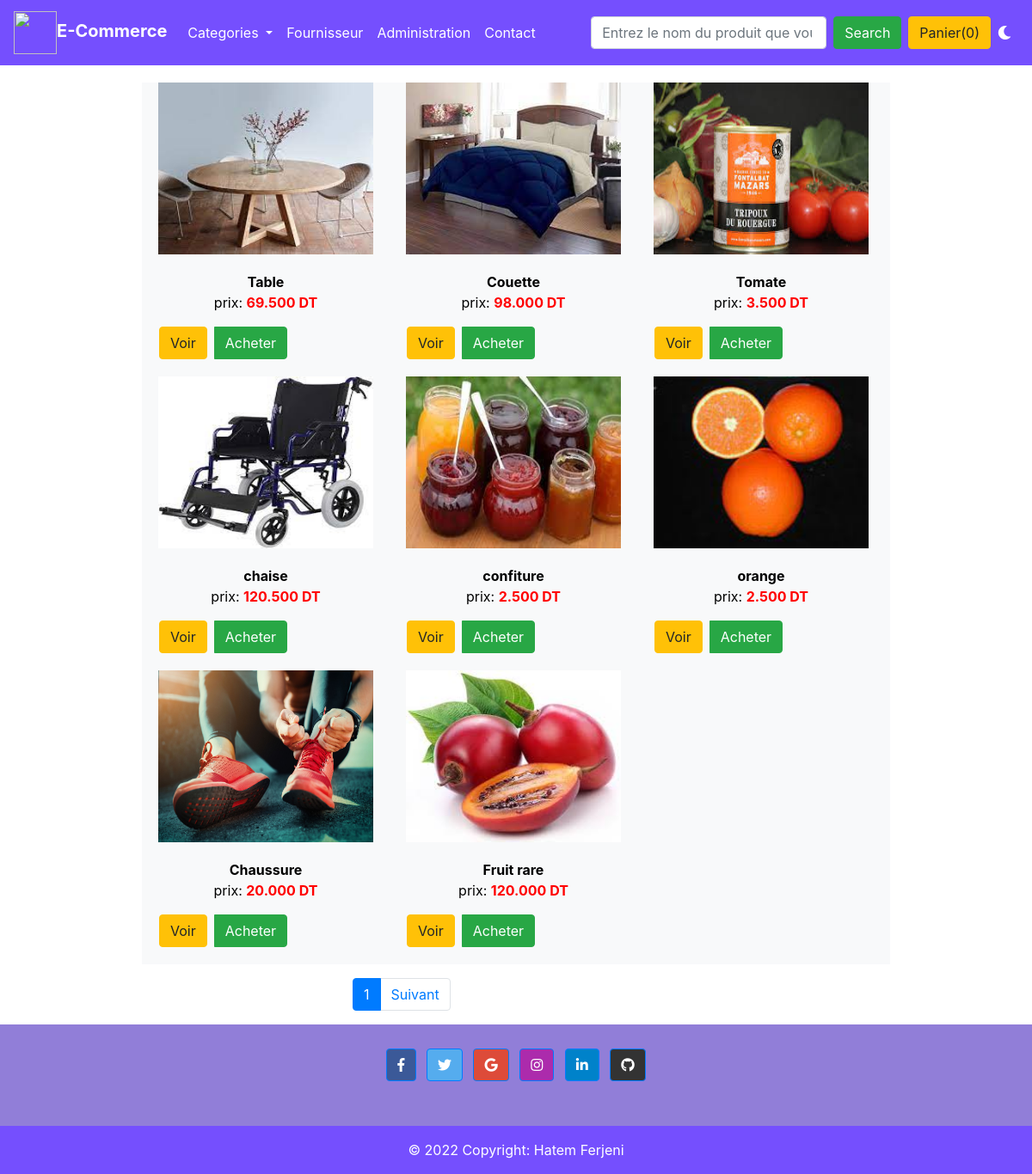
The app's page /magasin/ with its own data.
### magasin/models.py (models this page shows, shortened)
class Produit(models.Model):
    TYPE_CHOICES=[('Enf','Enfant'),('Ad','Adulte'),('tout','Tout le monde')]
    libelle=models.CharField(max_length=255)
    description=models.TextField()
    prix=models.DecimalField(max_digits=10,decimal_places=3,default=0.000)
    type=models.CharField(max_length=200,choices=TYPE_CHOICES,default='tout')
    img=models.ImageField(blank=True)
    categorie= models.ForeignKey('Categorie',on_delete=models.CASCADE,null=True)
    fournisseur=models.ForeignKey('Fournisseur', on_delete=models.CASCADE,null=True)

### magasin/views.py (the view)
# urls.py: path('',views.index),
def index(request):
    template=loader.get_template('magasin/search.html')
    products=Produit.objects.all()
    item_name = request.GET.get('item-name')
    if item_name !='' and item_name is not None:
        products = Produit.objects.filter(libelle__icontains=item_name)
    paginator = Paginator(products, 8)
    page = request.GET.get('page')
    products = paginator.get_page(page)
    return HttpResponse(template.render( { 'products':products} ))

### magasin/templates/magasin/search.html (shortened to what this page needs)
{% extends 'magasin/base.html' %}
{% block content %}
		<div id='products' style="text-align: center;margin-right: 15%;margin-left: 15%;margin-top: 20px;">
			<div class="row  bg-light">
				{% for product in products %}
				<div  id={{product.id}} style="text-align: center;  width: 18rem;">
					<img  src="{{product.img.url}}" style="height:200px ;width:250px" alt="Card image cap">
					<div class="card-body">
						<strong><p class="card-text">{{product.libelle}}</p></strong>
						<p >prix: <b style="color: red;">{{product.prix}} DT</b></p>
						<div class="d-flex justify-content-between align-items-center">
						  <div class="btn-group">
							<a href="{{ product.id }}"><button type="button" class="btn  btn-warning  mr-sm-2">Voir</button></a>
							<button type="button" id="{{ product.id }}" class="btn btn-success  mr-sm-2">Acheter</button>
						  </div>
						</div>
					  </div>
				</div>
				{% endfor %}
			</div>
		</div>
<div class="row mt-3">
	<div class="col-md-3 offset-md-4">
		<ul class="pagination">
				<li class="page-item active">
					<a class="page-link" href="?page={{ products.number }}">{{ products.number }}</a>
				</li>
			{% if products.has_next %}
				<li class="page-item">
					<a class="page-link" href="?page={{ products.next_page_number }}">Suivant</a>
				</li>
			{% endif %}
		</ul>
	</div>
</div>
<footer class=" text-center text-white" style="background-color: #917ed8;">
  <div class="container p-4 pb-0">
    <section class="mb-4">
      <a
        class="btn btn-primary btn-floating m-1"
        style="background-color: #3b5998;"
        href="#!"
        role="button"
        ><i class="fab fa-facebook-f"></i
      ></a>
      <a
        class="btn btn-primary btn-floating m-1"
        style="background-color: #55acee;"
        href="#!"
        role="button"
        ><i class="fab fa-twitter"></i
      ></a>
      <a
        class="btn btn-primary btn-floating m-1"
        style="background-color: #dd4b39;"
        href="#!"
        role="button"
        ><i class="fab fa-google"></i
      ></a>
      <a
        class="btn btn-primary btn-floating m-1"
        style="background-color: #ac2bac;"
        href="#!"
        role="button"
        ><i class="fab fa-instagram"></i
      ></a>
      <a
        class="btn btn-primary btn-floating m-1"
        style="background-color: #0082ca;"
        href="#!"
        role="button"
        ><i class="fab fa-linkedin-in"></i
      ></a>
      <a
        class="btn btn-primary btn-floating m-1"
        style="background-color: #333333;"
        href="#!"
        role="button"
        ><i class="fab fa-github"></i
      ></a>
		</section>
</div>
<div class="text-center p-3" style="background-color: #754ffe;">
    © 2022 Copyright:
    <a class="text-white" href="https://mdbootstrap.com/">Hatem Ferjeni</a>
  </div>
  </footer>
{% endblock %}

### magasin/templates/magasin/base.html (shortened to what this page needs)
{% load static %}
<!doctype html>
<html lang="en">
<head>
  <link rel="stylesheet" href="https://maxcdn.bootstrapcdn.com/bootstrap/4.0.0/css/bootstrap.min.css"
>
</head>
<body>
<nav class="one-edge-shadow
  navbar navbar-light
  sticky-top navbar
  navbar-expand-lg
  text-white">
    <a class="navbar-brand ms-3 text-dark " href="/magasin">
    <link rel="stylesheet" href="https://use.fontawesome.com/releases/v5.7.0/css/all.css">
    <img src="https://www.freepnglogos.com/uploads/shopping-cart-png/shopping-cart-svg-png-icon-download-28.png" style="width:50px;height:50px;color:text-light;"><strong style="color:white;">E-Commerce</strong></a>
    <div class="collapse navbar-collapse" id="navbarSupportedContent">
      <ul class="navbar-nav mr-auto">
        <li class="nav-item dropdown">
          <a class="nav-link dropdown-toggle" style="color: white;" href="/magasin" id="navbarDropdownMenuLink" data-toggle="dropdown" aria-haspopup="true" aria-expanded="false">
            Categories<span class="sr-only">(current)</span>
          </a>
        </li>
        <li class="nav-item active">
          <a class="nav-link" style="color: white;" href="{% url 'listeFourniss'%}">Fournisseur <span class="sr-only">(current)</span></a>
        </li>
        <li class="nav-item active">
            <a class="nav-link"  style="color: white;" href="/admin">Administration <span class="sr-only">(current)</span></a>
        </li>
        <li class="nav-item active">
          <a class="nav-link"  style="color: white;" href="/contact">Contact <span class="sr-only">(current)</span></a>
      </li>
      </ul>
      <form class="form-inline ">
        <input class="form-control mr-sm-2" type="search" placeholder="Entrez le nom du produit que vous cherchez" name="item-name" aria-label="Search">
        <button class=" btn btn-success mr-sm-2" type="submit">Search</button>
        <button type="button"id="panier" class="btn btn-warning mr-sm-2"data-html="true" data-container="body" data-toggle="popover" data-placement="bottom" data-content="Vivamus
        sagittis lacus vel augue laoreet rutrum faucibus.">Panier(0)</button>
        <i class="fas fa-moon mr-sm-2" onclick="myFunction()"></i>
      </form>
    </div>
  </nav>
  {% block content %}{% endblock %}
</body>
</html>

### magasin/templates/magasin/base.html (style rules this page uses)
nav { background-color: #754ffe; }
body { background-color: white; color: black; }

### records on screen
Produit: {{ product.id }} 1 (drawn), img (picture), libelle "Table", prix "69.500"
Produit: img (picture), libelle "Couette", prix "98.000"
Produit: img (picture), libelle "Tomate", prix "3.500"
Produit: img (picture), libelle "chaise", prix "120.500"
Produit: img (picture), libelle "confiture", prix "2.500"
Produit: img (picture), libelle "orange", prix "2.500"
Produit: img (picture), libelle "Chaussure", prix "20.000"
Produit: img (picture), libelle "Fruit rare", prix "120.000"

### other values on screen
{{ products.number }} "1"
